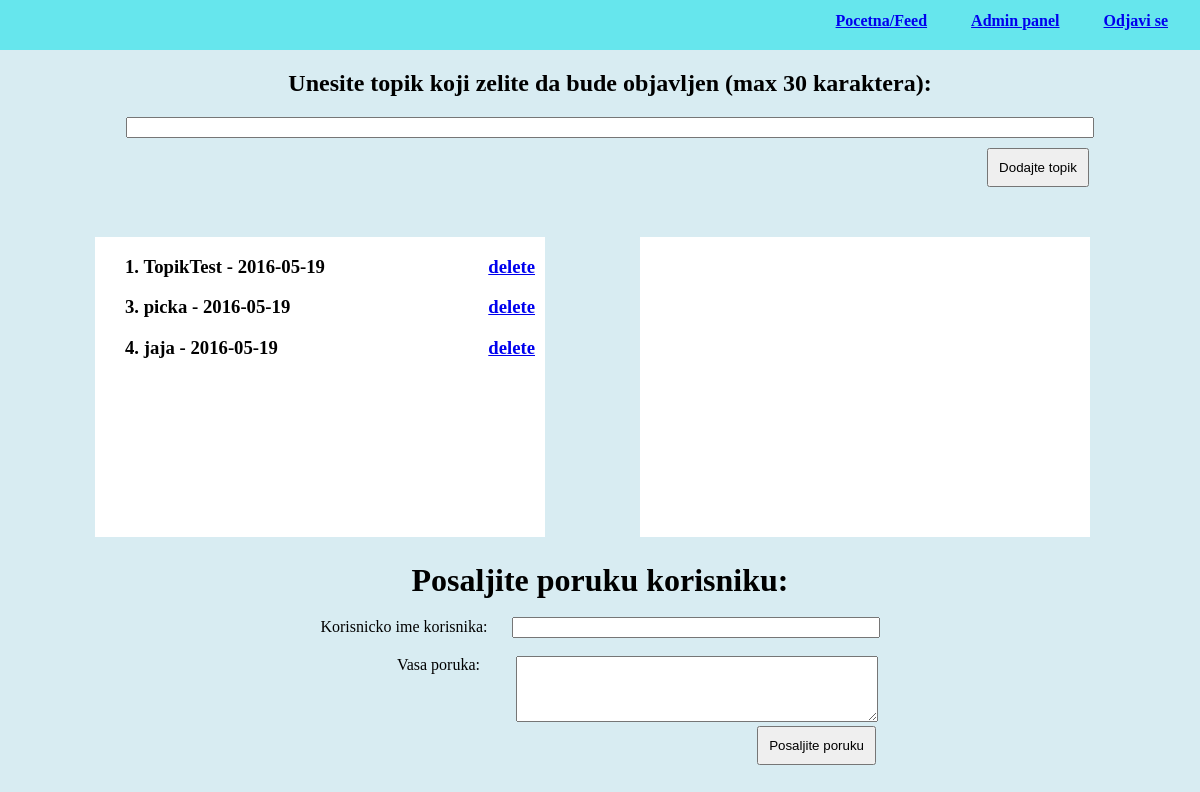
The app's page /gazda/adminmoderator.php, older data.
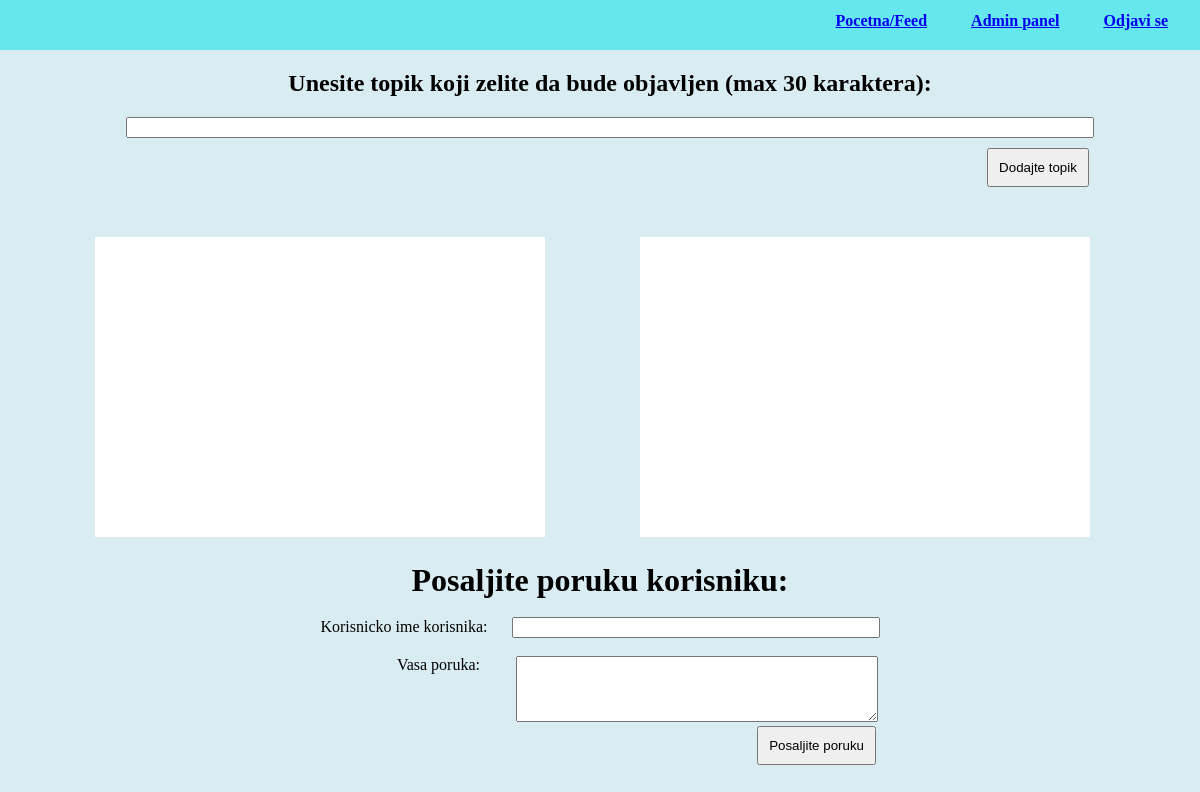
The same page, newer data.
### tables this page shows
CREATE TABLE IF NOT EXISTS `topik` (
  `TopikID` bigint(20) NOT NULL AUTO_INCREMENT,
  `Naziv` varchar(60) DEFAULT NULL,
  `DatumObjave` date DEFAULT NULL,
  `Objavljen` tinyint(1) DEFAULT '0',
  `PrvoMesto` bigint(20) DEFAULT NULL,
  `DrugoMesto` bigint(20) DEFAULT NULL,
  `TreceMesto` bigint(20) DEFAULT NULL,
  `CetvrtoMesto` bigint(20) DEFAULT NULL,
  `PetoMesto` bigint(20) DEFAULT NULL,
  `KorisnikID` bigint(20) DEFAULT NULL,
  PRIMARY KEY (`TopikID`),
  UNIQUE KEY `TopikID_UNIQUE` (`TopikID`),
  KEY `KorisnikID_idx` (`KorisnikID`),
  KEY `PrvoMesto_idx` (`PrvoMesto`),
  KEY `DrugoMesto_idx` (`DrugoMesto`),
  KEY `TreceMesto_idx` (`TreceMesto`),
  KEY `CetvrtoMesto_idx` (`CetvrtoMesto`),
  KEY `PetoMesto_idx` (`PetoMesto`)
);

### gazda/adminmoderator.php (the view, shortened to what this page needs)
<!DOCTYPE html PUBLIC "-//W3C//DTD HTML 4.0 Strict//EN">
<html>
<head>
</head>
<body>
	<div id="header">
		<div style="float: right; margin-right: 20px; padding: 12px;"><a href="../genal/logout.php"><b> Odjavi se </b></a></div>
		<div style="float: right; margin-right: 20px; padding: 12px;"><a href="adminpanel.php"><b> Admin panel </b></a></div>
		<div style="float: right; margin-right: 20px; padding: 12px;"><a href="../view/index.php"><b> Pocetna/Feed </b></a></div>
	</div>
	<div id="container">
		<div id="gore">
			<form action="createZaAdmina.php" method="post">
				<center><h2 style="margin-top: 0; margin-left: 20px; padding-top: 20px;">Unesite topik koji zelite da bude objavljen (max 30 karaktera):</h2></center>
				<center><input name="inputName" type="text" style="width:80%; margin-left: 20px;"></input><br></center>
				<center><input name="submit" type="submit" value="Dodajte topik" style="padding: 10px; margin-top: 10px; margin-left:73%;"></input></center>
			</form>
		</div>
		<div id="okolo">
			<div class="topiklist">
			<?php
				$query = "SELECT * FROM topik";
				$result = mysql_query($query);
				while($topiks = mysql_fetch_array($result)){
					if($topiks['Objavljen'] == 0){
					echo "<h3>" . $topiks['TopikID'] . ". ", $topiks['Naziv'] . " - " . "$topiks[DatumObjave]" . " " . "<a class=" . "klasica" . " href='deleteZaAdmina.php?del=$topiks[TopikID]'>delete</a>" . "</h3>";
				   }
				}
			?>
			</div>
			<div class="topiklist">
			</div>
		</div>  <br><br><br>
			<div id="poruka">
				<form align="center" action="admposaljiporuku.php" method="post">
					<h1 style="margin-top: 0px; text-align: center; padding-top: 20px; margin-bottom: 0px;">Posaljite poruku korisniku:</h1><br>
					<div style="text-align:center; margin: auto; width: 100%;">
					<div style="width:100%; ">Korisnicko ime korisnika: <input name="inputUser" type="text" style="width:30%; margin-left: 20px;"></input></div><br>
					<div style="width: 100%;">
					<div>
					<div style="width:35%; float: left; text-align: right; margin-left:5%; margin-right: 3%;">Vasa poruka:</div>
					<div style="width:55%; float:left; text-align: left;"><textarea  name="inputPoruka" rows="4"  style="width: 54%;"></textarea></div>
					</div><br>
					<div style="width:46%; margin:auto; text-align:right;">
					<input name="submit" type="submit" value="Posaljite poruku" style="padding: 10px;"></input>
					</div>
					</div>
					</div>
				</form>
			</div>
	</div>
</body>
</html>

Row changes from the older to the newer data that the page shows:
no longer on this page (row edited): topik: TopikID "1", Naziv "TopikTest", DatumObjave "2016-05-19"
removed topik: TopikID "3", Naziv "picka", DatumObjave "2016-05-19"
removed topik: TopikID "4", Naziv "jaja", DatumObjave "2016-05-19"
